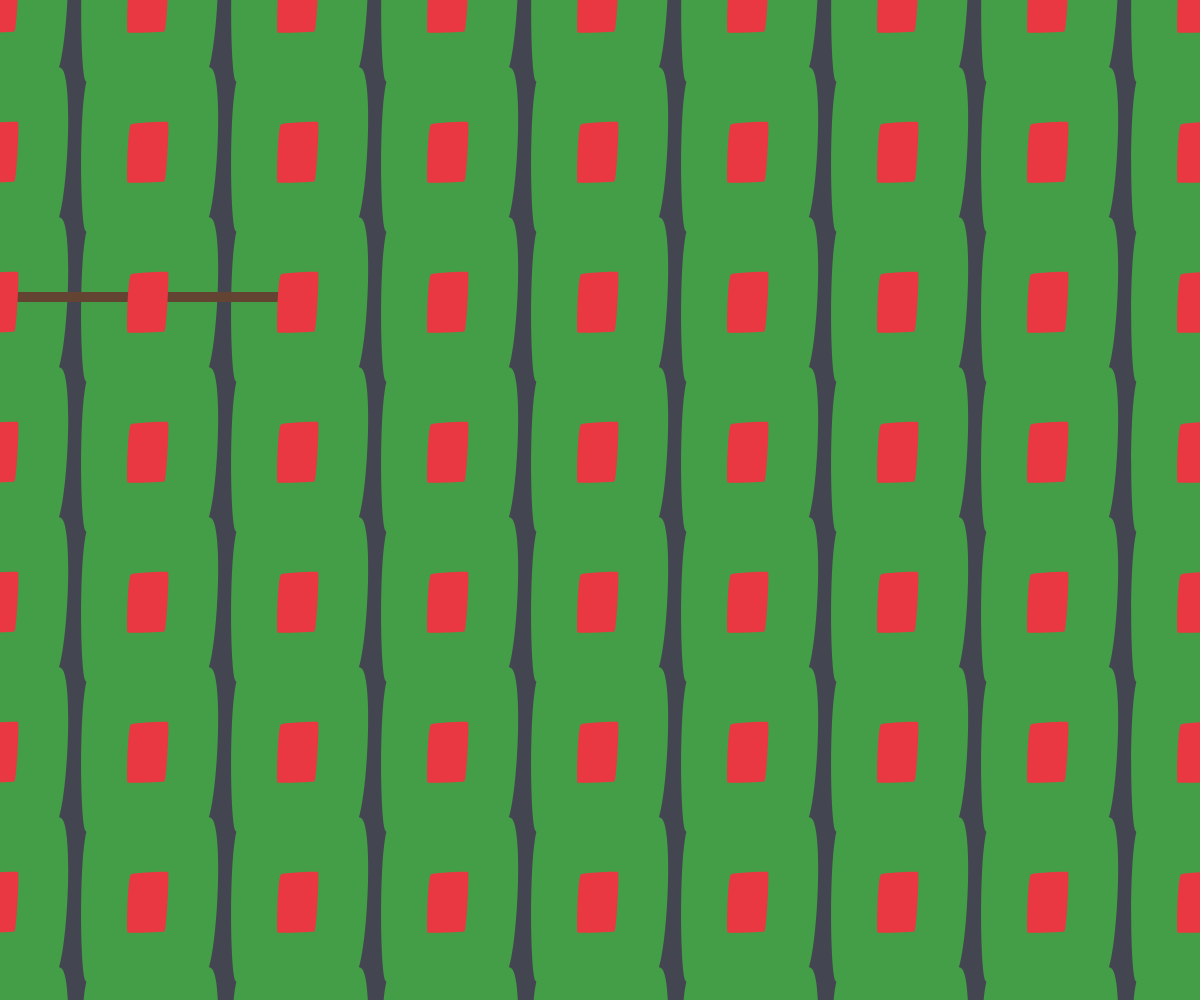
Frame 1 (no input)
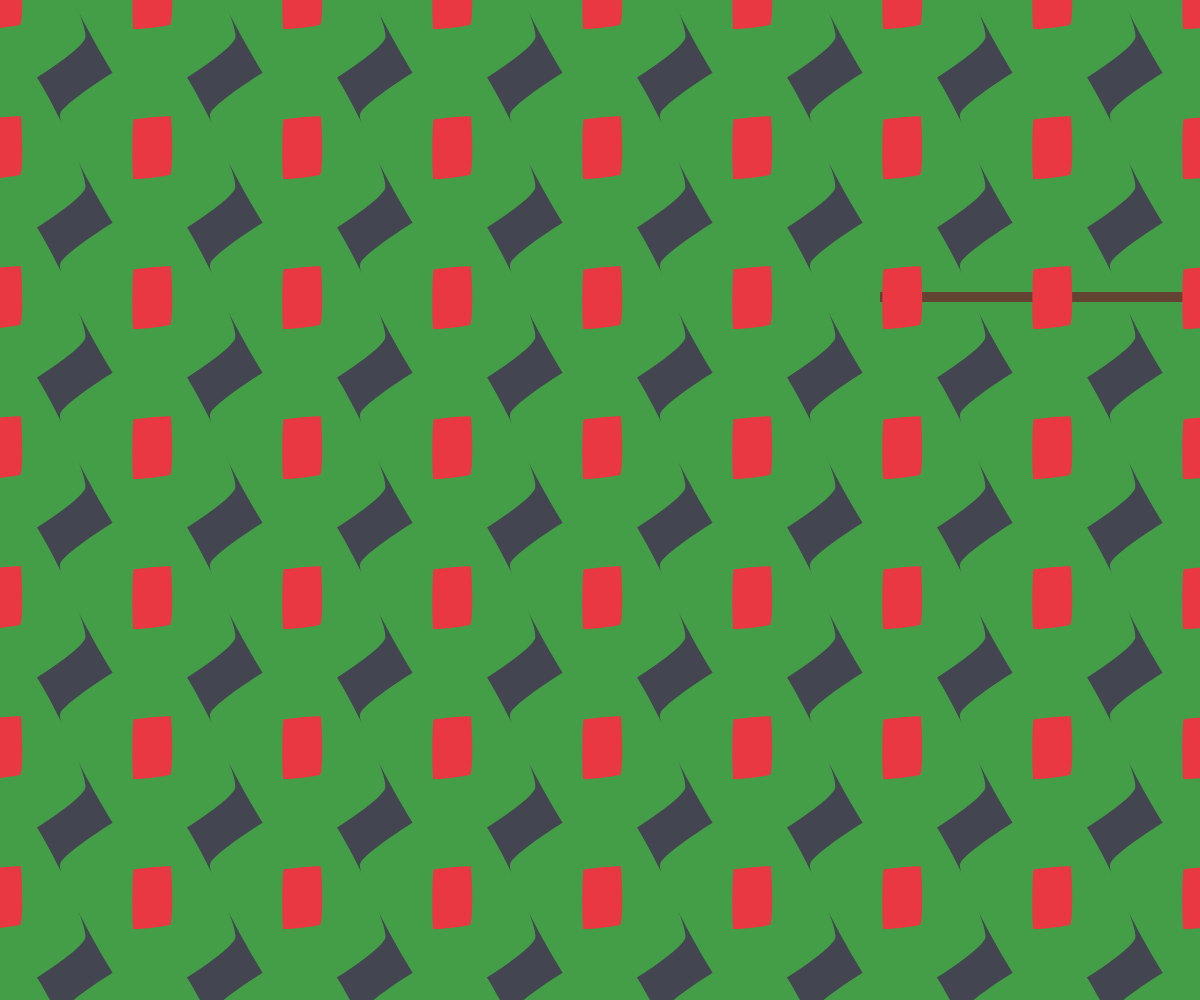
Frame 60 (no input)
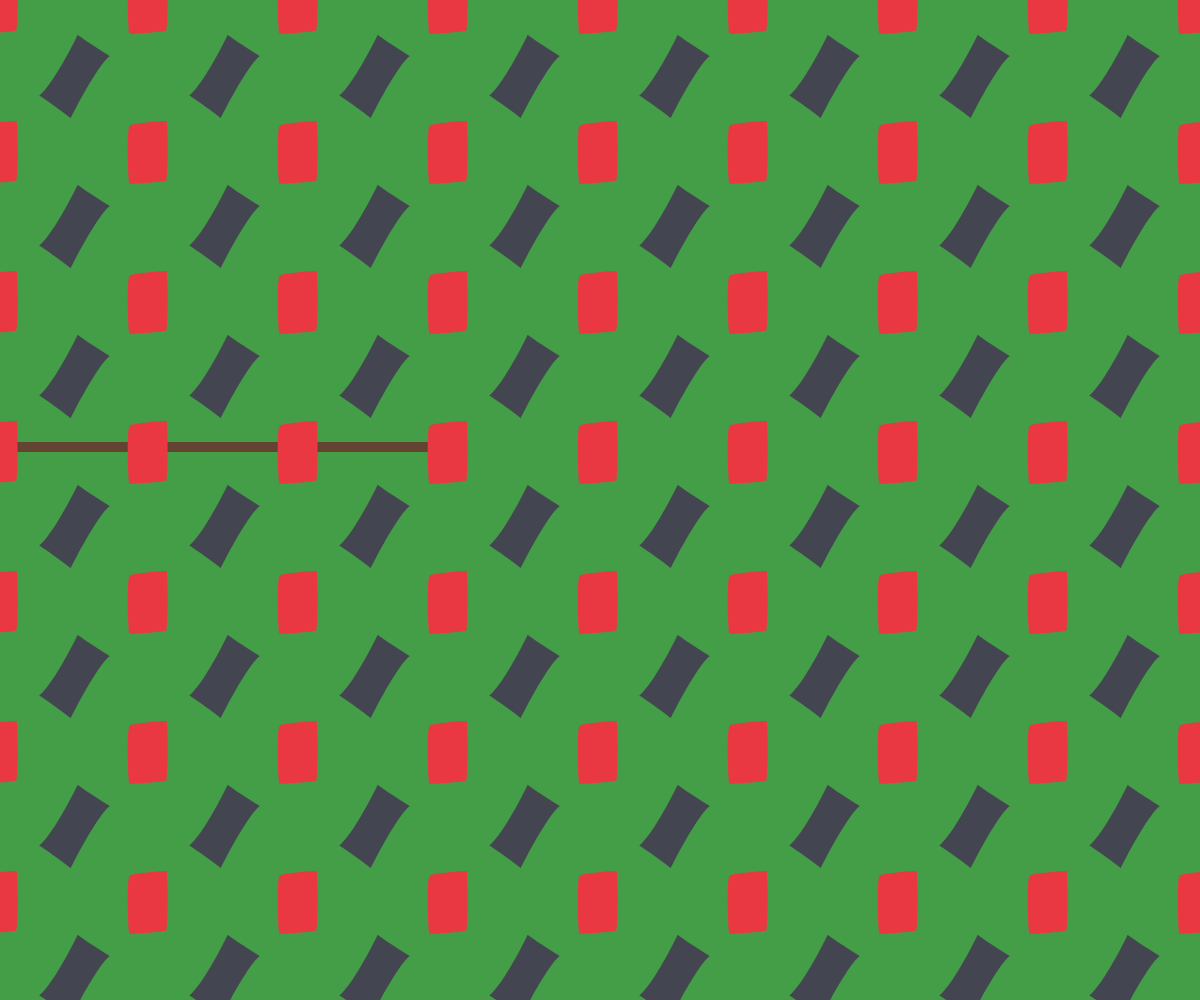
Frame 120 (the mouse pressed at the canvas centre since frame 60)

The p5.js sketch that drew these frames (run headless with seeded random() and noise() and a simulated clock; from frame 60 on, the mouse is pressed at the canvas centre):

// p5.js sketch
// ── sketch.js

// let x, y;
// let rad1 = 0,
//     rad2 = 0;
// let lineX = 0;
// let lineY = 290;

// function setup() {
// 	createCanvas(windowWidth, windowHeight);
// 	x = width/2;
// 	y = height/2;
// }

// function draw() {
// 	background('#434650'); // 434650, EFE899
// 	noStroke();

// 	for (let x = 0; x < width; x += 300) {
// 		for (let y = 0; y < height; y += 300) {
// 			push();
// 			translate(x, y);
// 			rotate(rad2);
// 			fill('#449E47');
//       beginShape();
//       vertex(-121, -151);
//       bezierVertex(-142, -132, -141, 126, -130, 160);
//       bezierVertex(-123, 182, 89, 172, 111, 150);
//       bezierVertex(134, 129, 149, -149, 122, -164);
//       bezierVertex(95, -179, -101, -170,-121, -151);
//       endShape();
//       pop();


// 		}
// 	}

//     stroke('#634433');
//     strokeWeight(20);
//     strokeCap(SQUARE);
//     noFill();
//     line(lineX - 500, lineY + 7, lineX + 500, lineY + 7);

//     lineX += 3;

//     if (lineX - 500 > width) {
//         lineX = -500;
//         lineY += 300; // 한 행 아래로
//         if (lineY > height) lineY = 0; // 마지막 행 지나면 처음으로
//     }

//     noStroke();
// 	for (let x = 0; x < width; x += 300) {
// 		for (let y = 0; y < height; y += 300) {
// 			push();
// 			translate(x, y);
// 			rotate(rad1);
// 			fill('#E93842');
// 			beginShape();
//       vertex(-38, -51);
//       bezierVertex(-45, -45, -47, 60, -45, 65);
//       bezierVertex(-43, 67, 26, 64, 29, 63);
//       bezierVertex(33, 61, 39, -56, 36, -56);
//       bezierVertex(28, -58, -36, -54, -38, -51);
// 			endShape();
// 			pop();
// 		}
// 	}


// 	rad1 += PI / 180;
// 	rad2 -= PI / 720;
// }


// let x, y;
let rad1 = 0,
	rad2 = 0;
let lineX = 0;
let lineY = 290;

function setup() {
	createCanvas(windowWidth, windowHeight);
	// x = width/2;
	// y = height/2;
}

function draw() {
	background('#434650'); // 434650, EFE899
	noStroke();

	for (let x = 0; x < width + 1000; x += 150) {
		for (let y = 0; y < height + 1000; y += 150) {
			push();
			translate(x, y);
			rotate(rad2);
			scale(0.5);
			fill('#449E47');
			beginShape();
			vertex(-121, -151);
			bezierVertex(-142, -132, -141, 126, -130, 160);
			bezierVertex(-123, 182, 89, 172, 111, 150);
			bezierVertex(134, 129, 149, -149, 122, -164);
			bezierVertex(95, -179, -101, -170, -121, -151);
			endShape();
			pop();

		}
	}

	stroke('#634433');
	strokeWeight(10);
	strokeCap(SQUARE);
	noFill();
	line(lineX - 300, lineY + 7, lineX + 300, lineY + 7);

	lineX += 20;

	if (lineX - 500 > width) {
		lineX = -500;
		lineY += 150; // 한 행 아래로
		if (lineY > height) lineY = 0; // 마지막 행 지나면 처음으로
	}

	noStroke();
	for (let x = 0; x < width + 1000; x += 150) {
		for (let y = 0; y < height + 1000; y += 150) {
			push();
			translate(x, y);
			rotate(rad1);
			fill('#E93842');
			scale(0.5);
			beginShape();
			vertex(-38, -51);
			bezierVertex(-45, -45, -47, 60, -45, 65);
			bezierVertex(-43, 67, 26, 64, 29, 63);
			bezierVertex(33, 61, 39, -56, 36, -56);
			bezierVertex(28, -58, -36, -54, -38, -51);
			endShape();
			pop();
		}
	}

	rad1 += PI / 60;
	rad2 -= PI / 360;
}
// ── style.css
html, body {
  margin: 0;
  padding: 0;
  height: 100%;
}

body {
  display: flex;
  justify-content: center;
  align-items: center;
  min-height: 100vh;
  background: #fff;
}

canvas {
  display: block;
}

.site-header {
  position: fixed;
  top: 0;
  left: 0;
  right: 0;
  display: flex;
  align-items: center;
  justify-content: space-between;
  padding: 40px 10%;
  background: #000;
  z-index: 9999;
}

.site-title-label {
  font-family: 'Helvetica Neue', Helvetica, Arial, sans-serif;
  font-size: 25px;
  font-weight: 700;
  letter-spacing: 0em;
  text-transform: uppercase;
  color: #fff;
  text-decoration: none;
}

.works-count {
  font-family: 'Helvetica Neue', Helvetica, Arial, sans-serif;
  font-size: 25px;
  font-weight: 700;
  letter-spacing: 0em;
  text-transform: uppercase;
  color: #fff;
}

.site-title-label {
  transition: color 0.2s ease;
}

.site-title-label:hover {
  color: rgba(255, 255, 255, 0.5);
}

.works-count {
  cursor: pointer;
  transition: color 0.2s ease;
}

.works-count:hover {
  color: rgba(255,255,255, 0.5);
}

.desc-overlay {
  position: fixed;
  top: 0; left: 0; right: 0; bottom: 0;
  background: #449E47;
  z-index: 9998;
  display: flex;
  align-items: center;
  justify-content: flex-end;
  padding: 0 10%;
  opacity: 0;
  pointer-events: none;
  transition: opacity 0.3s ease;
}

.desc-overlay.active {
  opacity: 1;
  pointer-events: all;
}

.desc-content {
  text-align: right;
  word-break: keep-all;
  color: #ffffff;
  font-family: 'Helvetica Neue', Helvetica, Arial, sans-serif;
  max-width: 900px;
}

.desc-tag,
.desc-main,
.desc-sub {
  font-size: 47px;
  font-weight: 700;
  line-height: 1.2;
  margin-bottom: 24px;
  text-transform: uppercase;
}

.work-nav {
  position: fixed;
  bottom: 40px;
  left: 10%;
  right: 10%;
  display: flex;
  justify-content: space-between;
  z-index: 9999;
}

.nav-link {
  font-family: 'Helvetica Neue', Helvetica, Arial, sans-serif;
  font-size: 25px;
  font-weight: 700;
  text-transform: uppercase;
  letter-spacing: 0em;
  color: #000;
  text-decoration: none;
  transition: color 0.2s ease;
}

.nav-link:hover {
  color: rgba(0, 0, 0, 0.4);
}
